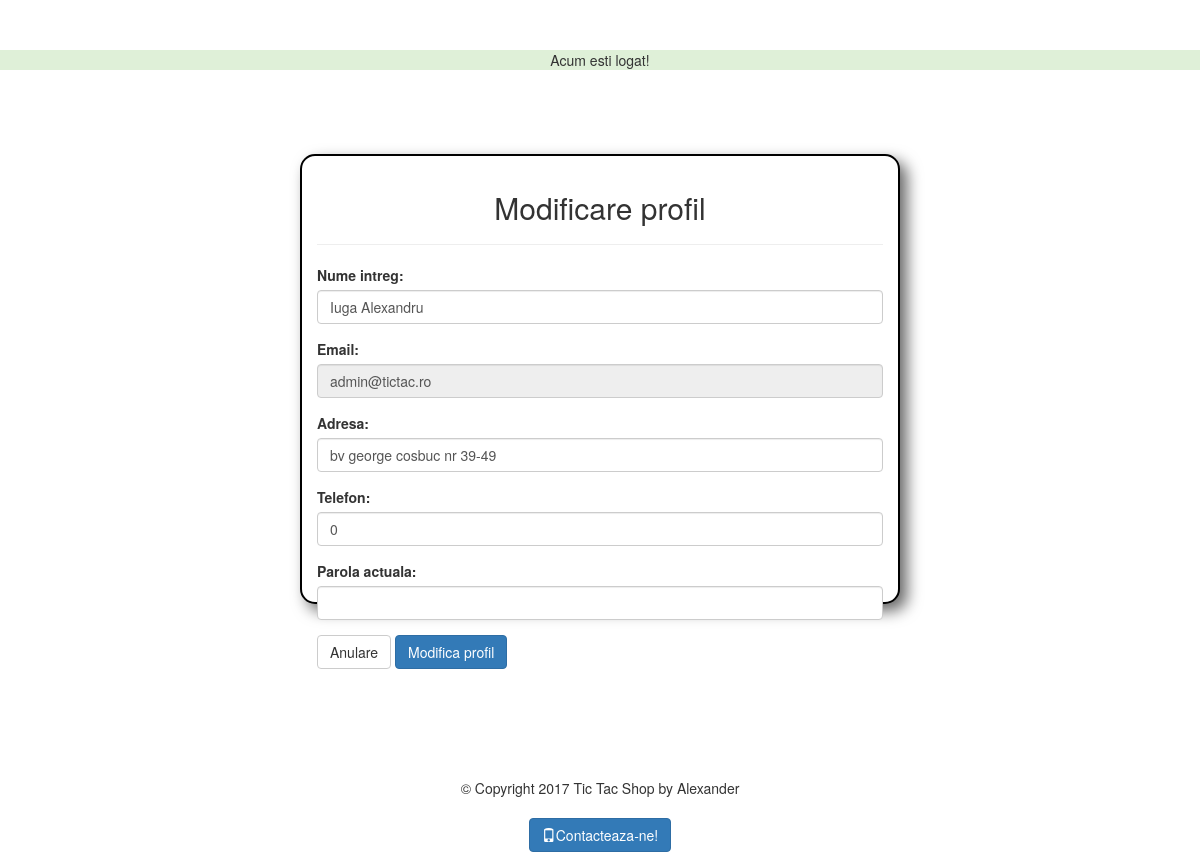
/change_detail.php (signed in), run on the app's committed database.
### tables this page shows
CREATE TABLE `users` (
  `id` int(11) NOT NULL,
  `full_name` varchar(256) NOT NULL,
  `email` varchar(175) NOT NULL,
  `telefon` varchar(10) NOT NULL DEFAULT '0',
  `adresa` varchar(256) NOT NULL,
  `password` varchar(256) NOT NULL,
  `status` varchar(10) NOT NULL DEFAULT 'activ',
  `permissions` varchar(30) NOT NULL,
  `last_login` timestamp NOT NULL DEFAULT CURRENT_TIMESTAMP ON UPDATE CURRENT_TIMESTAMP,
  `join_date` timestamp NOT NULL DEFAULT CURRENT_TIMESTAMP
);

### change_detail.php (the view, shortened to what this page needs)
<?php
  require_once $_SERVER['DOCUMENT_ROOT'].'./_webProject/core/init.php';
  include 'includes/head.php';
  $user_id=$user_data['id'];
  $resource=$db->query("SELECT * from users where id='{$user_id}'");
  $res=mysqli_fetch_assoc($resource);
  $old_password=((isset($_POST['old_password']))?sanitize($_POST['old_password']):'');
  $name=((isset($_POST['name']))?sanitize($_POST['name']):$res['full_name']);
  $adresa=((isset($_POST['adresa']))?sanitize($_POST['adresa']):$res['adresa']);
  $telefon=((isset($_POST['telefon']))?sanitize($_POST['telefon']):$res['telefon']);
  $old_password=(trim($old_password));
  ?>
  <head>
</head>
<div class="" id="login-form">
  <h2 class="text-center">Modificare profil</h2><hr>
  <form action="change_detail.php" method="post">
      <div class="form-group">
      <label for="name">Nume intreg:</label>
      <input type="text" name="name" id="name" class="form-control" value="<?=$name;?>">
    </div>
    <div class="form-group">
      <label for="email">Email:</label>
      <input type="text" name="email" id="email" class="form-control" readonly value="<?=$res['email'];?>">
    </div>
    <div class="form-group">
      <label for="adresa">Adresa:</label>
      <input type="text" name="adresa" id="adresa" class="form-control" value="<?=$adresa;?>">
    </div>
    <div class="form-group">
      <label for="telefon">Telefon:</label>
      <input type="text" name="telefon" id="telefon" class="form-control" value="<?=$telefon;?>">
    </div>
        <div class="form-group">
      <label for="old_password">Parola actuala:</label>
      <input type="password" name="old_password" id="old_password" class="form-control" value="<?=$old_password;?>">
    </div>
    <div class="form-group">
      <a href="index.php" class="btn-default btn">Anulare</a>
      <input type="submit" value="Modifica profil" class="btn btn-primary">
    </div>
  </form>
</div>
 <?php include 'includes/footer.php'; ?>

### css/main.css (style rules this page uses)
body { padding-top: 50px; }
#login-form { width: 50%; height: 60%; border:2px solid black; border-radius:15px; box-shadow:7px 7px 15px rgba(0,0,0,0.6); margin:7% auto; padding:15px; background-color:#fff; }

### change_detail.php (style rules this page uses)
body { background-image: url("/_webProject/images/ceasbuz.jpg"); background-size: 100vw 100vh; background-attachment: fixed; }

### data on the page
users: name "Iuga Alexandru", email "admin@tictac.ro", adresa "bv george cosbuc nr 39-49", telefon "0"

### other printed values
$_SESSION['success_flash'] "Acum esti logat!"
